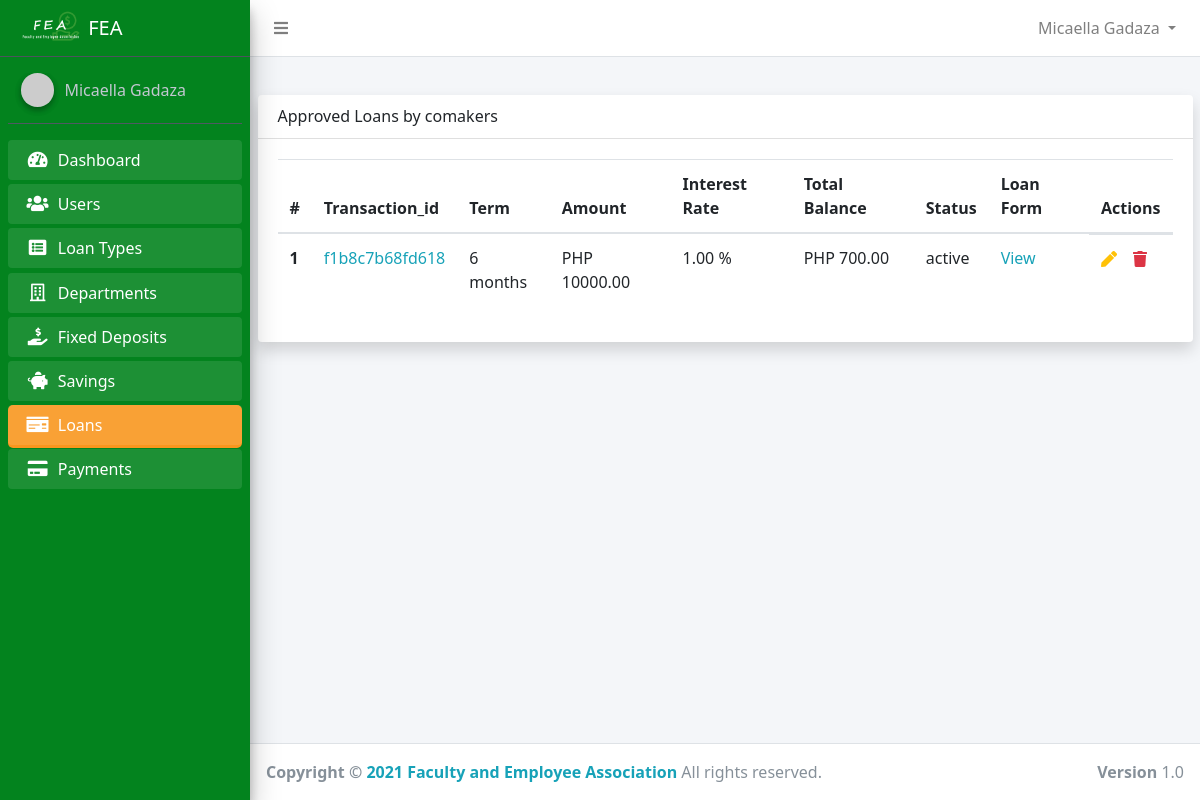
The page /admin/loans.php (signed in) on the database as committed earlier.
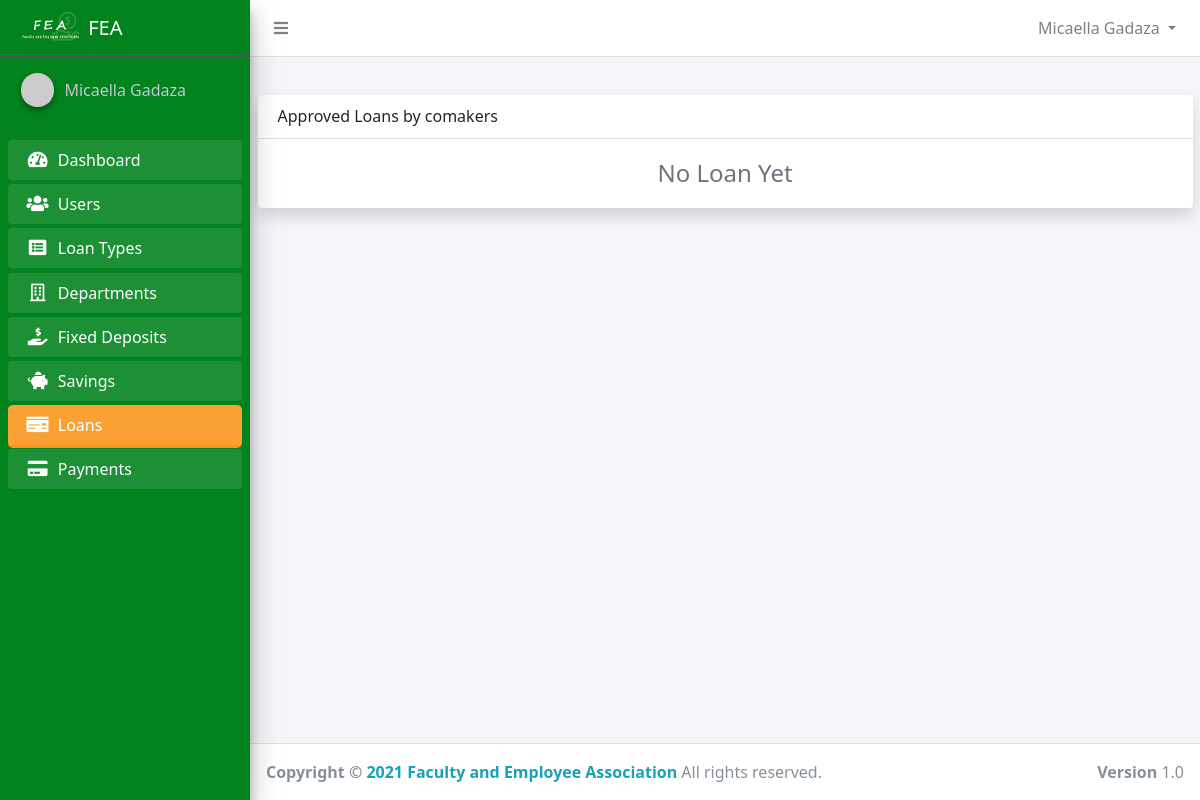
The same page on the database as committed later.
### tables this page shows
CREATE TABLE `loans` (
  `id` int(11) NOT NULL,
  `transaction_id` varchar(50) NOT NULL,
  `loan_number` varchar(50) NOT NULL,
  `membership_number` varchar(50) NOT NULL,
  `amount` double NOT NULL,
  `term` varchar(50) NOT NULL,
  `status` varchar(50) NOT NULL DEFAULT 'pending',
  `loan_type_id` int(11) NOT NULL,
  `total_amount` double NOT NULL,
  `user_id` int(11) NOT NULL,
  `comaker1_id` int(11) DEFAULT NULL,
  `comaker2_id` int(11) DEFAULT NULL,
  `approved_by_c1` tinyint(1) NOT NULL DEFAULT 0,
  `approved_by_c2` tinyint(1) DEFAULT 0,
  `created_at` timestamp NOT NULL DEFAULT current_timestamp()
);

CREATE TABLE `loan_types` (
  `id` int(11) NOT NULL,
  `name` varchar(50) NOT NULL,
  `interest` double NOT NULL
);

### app/config/config.php (called while the page is built, shortened)
<?php
class Connection
{
    public $conn;
    public function __construct()
    {
        try {
            $dsn = 'mysql:host=' . HOST . ';dbname=' . DB_NAME;
            $this->conn = new PDO($dsn, USERNAME, PASSWORD);
            $this->conn->setAttribute(PDO::ATTR_DEFAULT_FETCH_MODE, PDO::FETCH_OBJ);
            $this->conn->setAttribute(PDO::ATTR_EMULATE_PREPARES, false);
        } catch (PDOException $e) {
            echo "Error!: " . $e->getMessage() . "<br/>";
            die();
        }
        return $this->conn;
    }
}

### app/controllers/admin/LoanController.php (called while the page is built, shortened)
<?php
class AdminLoan extends Connection
{
    public function index()
    {
        $sql = "SELECT * FROM loans WHERE comaker1_id IS NOT NULL AND comaker2_id IS NOT NULL
                    AND approved_by_c1=1 AND approved_by_c2=1";
        $stmt = $this->conn->query($sql);
        return $stmt->fetchAll();
    }
    public function getInterest($loan_type_id)
    {
        $sql = "SELECT * FROM loan_types WHERE id=:loan_type_id";
        $stmt = $this->conn->prepare($sql);
        $stmt->execute(['loan_type_id' => $loan_type_id]);
        return $stmt->fetch();
    }
}

### app/helpers/showPrice.php (called while the page is built)
<?php
function formatDecimal($num)
{
    return  number_format((float)$num, 2, '.', '');
}

### admin/loans.php (the view, shortened to what this page needs)
<?php
require_once  '../app/includes/admin/header.php';
$adminLoan = new AdminLoan();
$loans = $adminLoan->index();
?>
<div class="container">
    <div class="card shadow">
        <div class="card-header d-flex align-items-center">
            <h4>Approved Loans by comakers </h4>
        </div>
        <div class="card-body">
            <div class="table-responsive">
                <?php if ($loans) : ?>
                    <table class="table" id="myTable">
                        <thead>
                            <tr>
                                <th scope="col">#</th>
                                <th scope="col">Transaction_id</th>
                                <th scope="col">Term</th>
                                <th scope="col">Amount</th>
                                <th scope="col">Interest Rate</th>
                                <th scope="col">Total Balance</th>
                                <th scope="col">Status</th>
                                <th scope="col">Loan Form</th>
                                <th scope="col">Actions</th>
                            </tr>
                        </thead>
                        <tbody>
                            <?php foreach ($loans as $key => $singleLoan) : ?>
                                <tr class="align-items-center">
                                    <th scope="row"><?php echo $key + 1 ?></th>
                                    <td>
                                        <a class="text-info" href="loan_detail.php?id=<?php echo $singleLoan->id ?>"><?php echo $singleLoan->transaction_id ?></a>
                                    </td>
                                    <td>
                                        <?php echo $singleLoan->term ?> months
                                    </td>
                                    <td>PHP <?php echo formatDecimal($singleLoan->amount) ?></td>
                                    <td><?php echo formatDecimal($adminLoan->getInterest($singleLoan->loan_type_id)->interest) ?> %</td>
                                    <td>PHP <?php echo formatDecimal($singleLoan->total_amount) ?></td>
                                    <td>
                                        <?php echo $singleLoan->status ?>
                                    </td>
                                    <td>
                                        <a href="loan_form.php?id=<?php echo $singleLoan->id ?>" class="text-info">View</a>
                                    </td>
                                    <td class="d-flex">
                                        <form action="loan_update.php" method="POST">
                                            <button type="submit" class="text-warning mr-3" style="border:none; background:none">
                                                <i class="fas fa-pen"></i>
                                            </button>
                                        </form>
                                        <form action="loan_delete.php" method="POST">
                                            <button type="submit" style="border:none; background:none">
                                                <i class="fas fa-trash text-danger"></i>
                                            </button>
                                        </form>
                                    </td>
                                </tr>
                            <?php endforeach; ?>
                        </tbody>
                    </table>
                <?php else : ?>
                    <h2 class="text-secondary text-center">No Loan Yet</h2>
                <?php endif; ?>
            </div>
        </div>
    </div>
</div>
</div>
<?php require_once BASE . '/app/includes/admin/footer.php' ?>

Rows that differ between the two databases and show on the page:
removed loans: transaction "f1b8c7b68fd618", term "6", amount "10000.00", loan_type.interest "1.00", total_amount "700.00", status "active"
Other text that changed with them:
text no longer shown: "# Transaction_id Term Amount Interest Rate Total Balance Status Loan Form Actions"
text now shown: "No Loan Yet"
